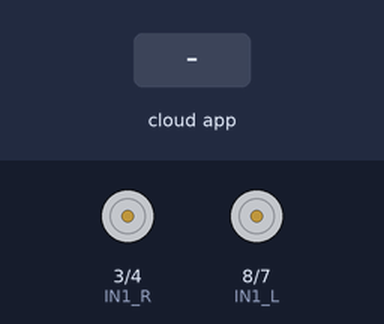
Recording of a sketch running on a simulated Arduino Uno, built with avr-gcc and run on an emulated ATmega328P. Parts: motor-driver pin pairs drawn as motors (green arrow = first pin HIGH = forward, orange = second pin HIGH = backward, longer = more drive, scaled by the enable pin). Inputs (shaded band) come from the test bench. The ROS host is connected and sends only what is stated.

Above: at 1.2 s.
1.3 s: the phone or cloud app sets linear.x to -100
At 2.5 s:
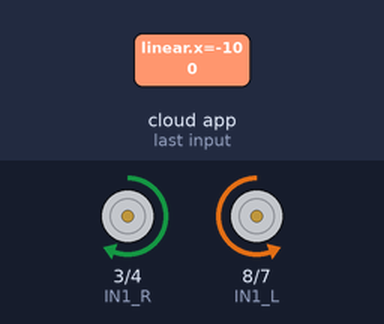
2.8 s: the phone or cloud app sets linear.x to 100
At 3.8 s:
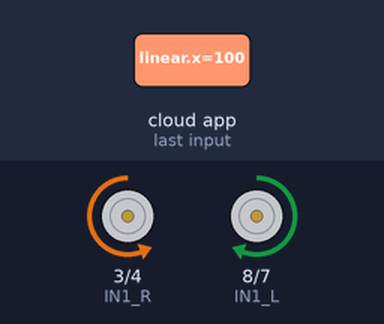
4.3 s: the phone or cloud app sets angular.z to -100
At 4.9 s:
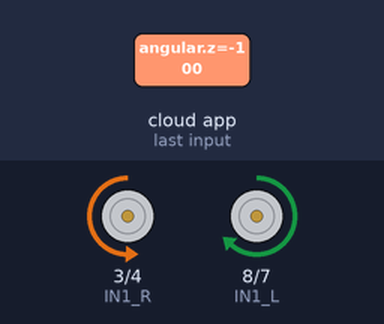
5.8 s: the phone or cloud app sets linear.x to 0
At 7.0 s:
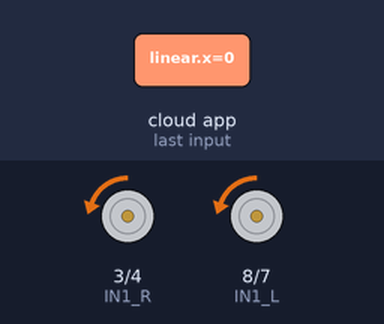
7.3 s: the phone or cloud app sets angular.z to 100
At 8.4 s:
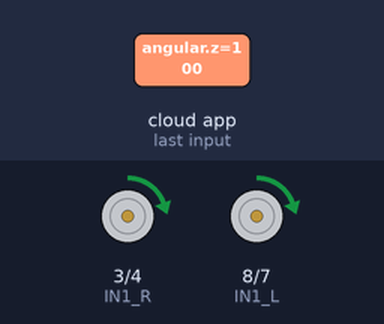
Timing chart, 0 to 9.8 s (numbered marks = the images above; inputs shaded):
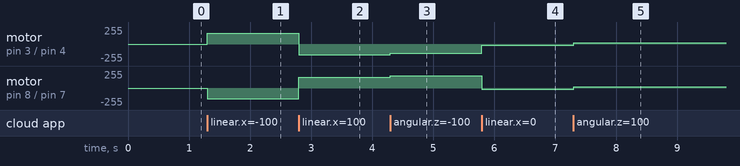

Measured:
- after the input at 1.3 s, motor on pin 3 (IN1_R) / pin 4 (IN2_R): stopped → forward 160/255 at once; motor on pin 8 (IN1_L) / pin 7 (IN2_L): stopped → backward 160/255 at once
- after the input at 2.8 s, motor on pin 3 (IN1_R) / pin 4 (IN2_R): forward 160/255 → backward 160/255 at once; motor on pin 8 (IN1_L) / pin 7 (IN2_L): backward 160/255 → forward 160/255 at once
- after the input at 4.3 s, motor on pin 3 (IN1_R) / pin 4 (IN2_R): backward 160/255 → backward 137/255 at once; motor on pin 8 (IN1_L) / pin 7 (IN2_L): forward 160/255 → forward 182/255 at once
- after the input at 5.8 s, motor on pin 3 (IN1_R) / pin 4 (IN2_R): backward 137/255 → backward 22/255 at once; motor on pin 8 (IN1_L) / pin 7 (IN2_L): forward 182/255 → backward 22/255 at once
- after the input at 7.3 s, motor on pin 3 (IN1_R) / pin 4 (IN2_R), motor on pin 8 (IN1_L) / pin 7 (IN2_L): backward 22/255 → forward 22/255 at once

The sketch:

ventus_controller_arduino_done.ino
```cpp
//Code Authors:
//* Ahmed A. Radwan (author)
//* Maisa Jazba

#include <ArduinoHardware.h>
#include <ros.h>
#include <geometry_msgs/Twist.h>


#define EN_L 6
#define IN1_L 8
#define IN2_L 7

#define EN_R 5
#define IN1_R 3
#define IN2_R 4


double w_r=0, w_l=0;

//wheel_rad is the wheel radius ,wheel_sep is
//double wheel_rad = 0.0325, wheel_sep = 0.295;
double wheel_rad = 0.0625, wheel_sep = 0.278;


ros::NodeHandle nh;
int lowSpeed = 200;
int highSpeed = 50;
double speed_ang=0, speed_lin=0;

void messageCb( const geometry_msgs::Twist& msg){
  speed_ang = msg.angular.z;
  speed_lin = msg.linear.x;
  w_l = (speed_lin/wheel_rad) + ((speed_ang*wheel_sep)/(2.0*wheel_rad));
  w_r = (speed_lin/wheel_rad) - ((speed_ang*wheel_sep)/(2.0*wheel_rad));
}


ros::Subscriber<geometry_msgs::Twist> sub("cmd_vel", &messageCb );
void Motors_init();
void MotorL(int Pulse_Width1);
void MotorR(int Pulse_Width2);

void setup(){

 Motors_init();

 nh.initNode();

 nh.subscribe(sub);

}


void loop(){
 MotorL(w_l*10);

 MotorR(w_r*10);

 nh.spinOnce();

}


void Motors_init(){

 pinMode(EN_L, OUTPUT);

 pinMode(EN_R, OUTPUT);

 pinMode(IN1_L, OUTPUT);

 pinMode(IN2_L, OUTPUT);

 pinMode(IN1_R, OUTPUT);

 pinMode(IN2_R, OUTPUT);

 digitalWrite(EN_L, LOW);

 digitalWrite(EN_R, LOW);

 digitalWrite(IN1_L, LOW);

 digitalWrite(IN2_L, LOW);

 digitalWrite(IN1_R, LOW);

 digitalWrite(IN2_R, LOW);

}

void MotorL(int Pulse_Width1){
 if (Pulse_Width1 > 0){

     analogWrite(EN_L, Pulse_Width1);

     digitalWrite(IN1_L, HIGH);

     digitalWrite(IN2_L, LOW);

 }

 if (Pulse_Width1 < 0){

     Pulse_Width1=abs(Pulse_Width1);

     analogWrite(EN_L, Pulse_Width1);

     digitalWrite(IN1_L, LOW);

     digitalWrite(IN2_L, HIGH);

 }

 if (Pulse_Width1 == 0){

     analogWrite(EN_L, Pulse_Width1);

     digitalWrite(IN1_L, LOW);

     digitalWrite(IN2_L, LOW);

 }

}


void MotorR(int Pulse_Width2){


 if (Pulse_Width2 > 0){

     analogWrite(EN_R, Pulse_Width2);

     digitalWrite(IN1_R, LOW);

     digitalWrite(IN2_R, HIGH);

 }

 if (Pulse_Width2 < 0){

     Pulse_Width2=abs(Pulse_Width2);

     analogWrite(EN_R, Pulse_Width2);

     digitalWrite(IN1_R, HIGH);

     digitalWrite(IN2_R, LOW);

 }

 if (Pulse_Width2 == 0){

     analogWrite(EN_R, Pulse_Width2);

     digitalWrite(IN1_R, LOW);

     digitalWrite(IN2_R, LOW);

 }

}
```
